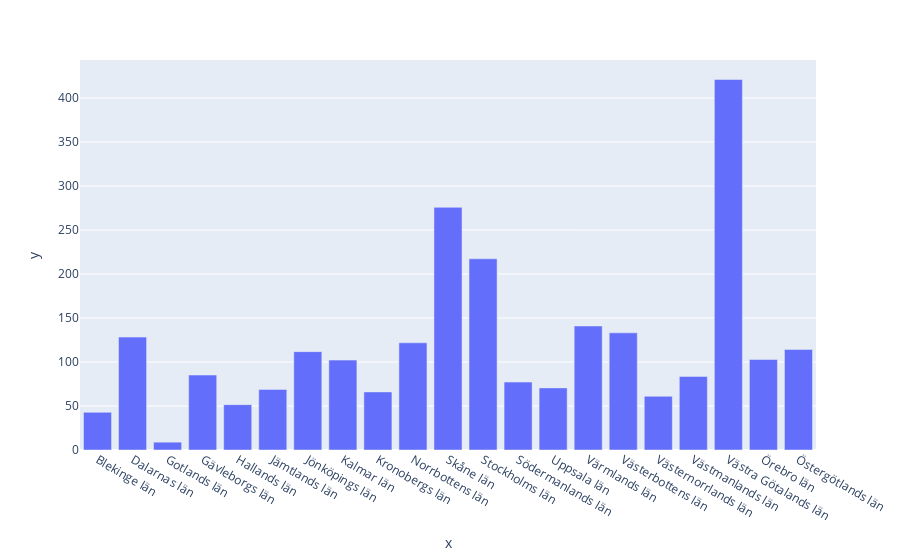

Here is the notebook cell this chart was saved with:
### Markdown cell above
### minst dos 1

### Code cell
import plotly_express as px
import matplotlib.pyplot as plt

dfg = vaccinerade_kommun_och_ålder.groupby('Län_namn')['Andel minst 1 dos'].sum() 

fig = px.bar(x=dfg.index, y=dfg)
fig.show()

### Figure 1 — Plotly figure (JSON) as saved in the notebook; plotly's stock layout.template omitted (floating-point values rounded to 4 significant figures)
{"data": [{"alignmentgroup": "True", "hovertemplate": "x=%{x}<br>y=%{y}<extra></extra>", "legendgroup": "", "marker": {"color": "#636efa", "pattern": {"shape": ""}}, "name": "", "offsetgroup": "", "orientation": "v", "showlegend": false, "textposition": "auto", "type": "bar", "x": ["Blekinge län", "Dalarnas län", "Gotlands län", "Gävleborgs län", "Hallands län", "Jämtlands län", "Jönköpings län", "Kalmar län", "Kronobergs län", "Norrbottens län", "Skåne län", "Stockholms län", "Södermanlands län", "Uppsala län", "Värmlands län", "Västerbottens län", "Västernorrlands län", "Västmanlands län", "Västra Götalands län", "Örebro län", "Östergötlands län"], "xaxis": "x", "y": [42.82, 128.3, 8.903, 85.17, 51.55, 68.87, 111.8, 102.2, 66.0, 121.8, 275.8, 217.3, 77.21, 70.59, 140.9, 133.2, 61.06, 83.65, 421.1, 102.9, 114.3], "yaxis": "y"}], "layout": {"barmode": "relative", "legend": {"tracegroupgap": 0}, "margin": {"t": 60}, "xaxis": {"anchor": "y", "domain": [0, 1], "title": {"text": "x"}}, "yaxis": {"anchor": "x", "domain": [0, 1], "title": {"text": "y"}}}}
